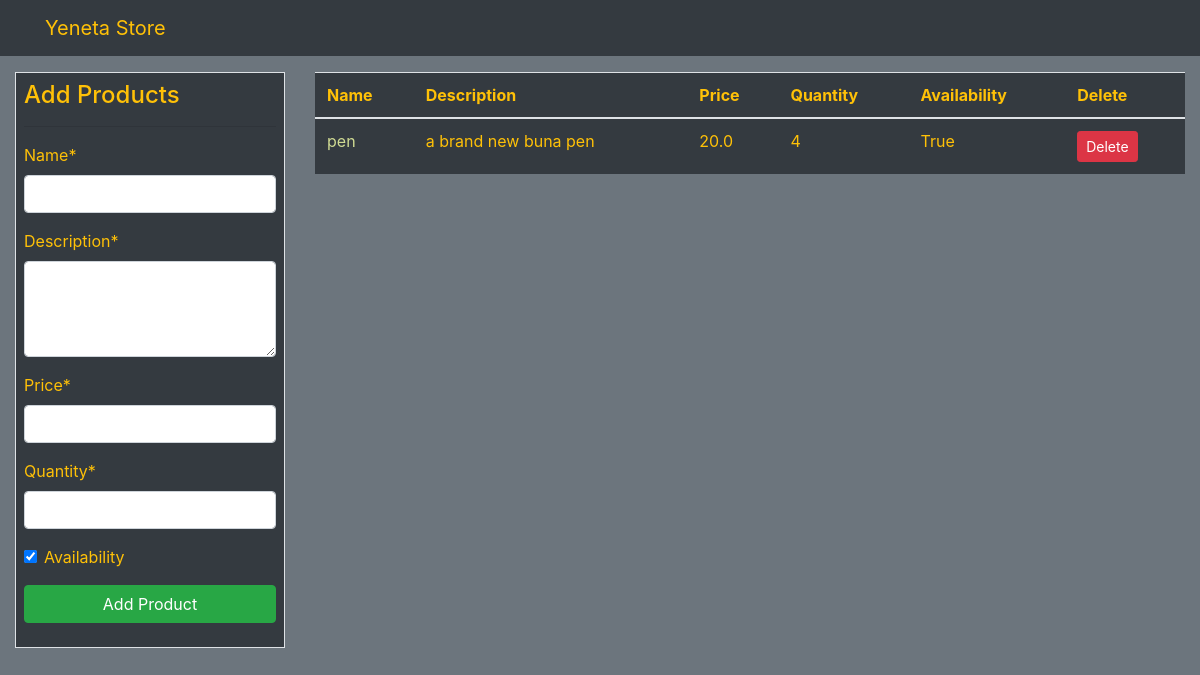
/products/, run on an earlier commit of the app's database.
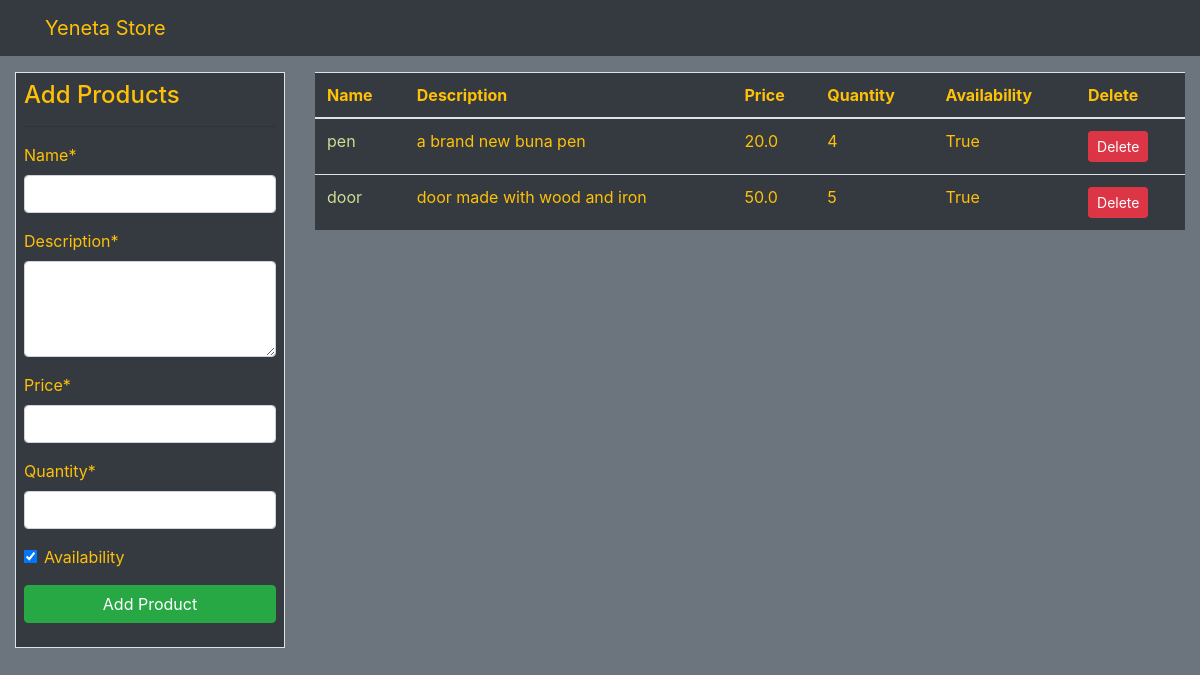
And on a later commit of the database.
### dashboard/models.py (models this page shows, shortened)
class Product(models.Model):
    name = models.CharField(max_length=100,null=True)
    description = models.TextField(max_length=500,null=True)
    price = models.FloatField(null=False)
    quantity = models.PositiveIntegerField(null=True)
    Availability = models.BooleanField(default=True)
    class Meta:
        verbose_name_plural = 'Product'

### dashboard/views.py (the view)
# urls.py: path('products/',views.products, name='dashboard-products'),
def products(request):
    items = Product.objects.all()
    products_count = items.count()
    if request.method == 'POST':
        form = ProductForm(request.POST)
        if form.is_valid():
            form.save()
            product_name = form.cleaned_data.get('name')
            messages.warning(request,f'{product_name} has been added ')
            return redirect('dashboard-products')
    else:
        form =ProductForm()
    context = {
        'items':items,
        'form':form,
        'products_count':products_count,
    }
    return render(request,'dashboard/products.html',context)

### dashboard/forms.py
class ProductForm(forms.ModelForm):
    class Meta:
        model = Product
        fields =['name','description', 'price','quantity','Availability']

### templates/dashboard/products.html (shortened to what this page needs)
<div class="bg-secondary " >
{% extends 'partials/base.html' %}
{% load crispy_forms_tags %}
{% block content %}
    <div class="container-fluid">
        <div class="row mt-4">
            <div class="col-3">
                <div class="border bg-dark text-warning p-2">
                    <h4>Add Products</h4>
                    <hr>
                    <form method="POST">
                        {{form|crispy}}
                        <input class="btn btn-success btn-block" type="submit" value="Add Product">
                    </form>
                </div>
            </div>
            <div class="col-md-9">
                <table class="table bg-dark text-warning">
                    <thead class="bg-dark">
                        <tr class="text-warning">
                            <th scope="col">Name</th>
                            <th scope="col">Description</th>
                            <th scope="col">Price</th>
                            <th scope="col">Quantity</th>
                            <th scope="col">Availability</th>
                            <th scope="col">Delete</th>
                        </tr>
                    </thead>
                    <tbody>
                        {% for item in items %}
                        <tr>
                            <td><a style="color: rgb(208, 219, 147);" href="{% url 'dashboard-product-update' item.id %}">{{item.name}}</a></td>
                            <td>{{item.description}}</td>
                            <td>{{item.price}}</td>
                            <td>{{item.quantity}}</td>
                            <td>{{item.Availability}}</td>
                            <td>
                                <a class="btn btn-danger btn-sm" href="{% url 'dashboard-product-delete' item.id %}">Delete</a>
                            </td>
                        </tr>
                        {% endfor %}
                    </tbody>
                </table>
            </div>
        </div>
    </div>
{% endblock %}

### templates/partials/base.html (shortened to what this page needs)
{% load static %}
<!doctype html>
<html lang="en">
  <head>
    <link rel="stylesheet" href="https://cdn.jsdelivr.net/npm/bootstrap@4.6.2/dist/css/bootstrap.min.css">
    <link rel="stylesheet" href="{% static 'mystyle.css' %}">
  </head>
  <body class="bg-secondary">
    {% include 'partials/nav.html' %}
    {% block content %}
    {% endblock %}
  </body>
</html>

### templates/partials/nav.html (shortened to what this page needs)
<nav class="navbar navbar-expand-lg navbar-dark bg-dark fixed-top">
    <div class="container">
    <a class="navbar-brand text-warning" href="{% url 'dashboard-products' %}">
      Yeneta Store </a>
</div>
  </nav>
  <br><br>

### static/mystyle.css (style rules this page uses)
textarea { max-height: 6em; }

What changed in the data, as far as the page shows it:
added Product: name "door", description "door made with wood and iron", price "50.0", quantity "5", Availability "True"
